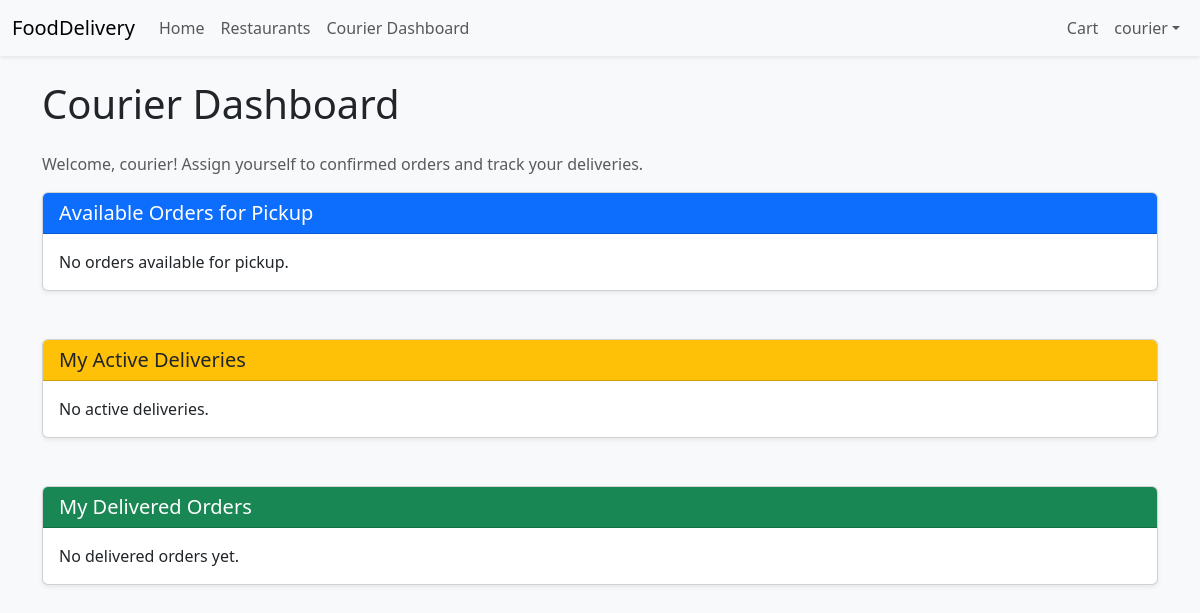
Before: /orders/courier/dashboard/ (signed in) with the older database file.
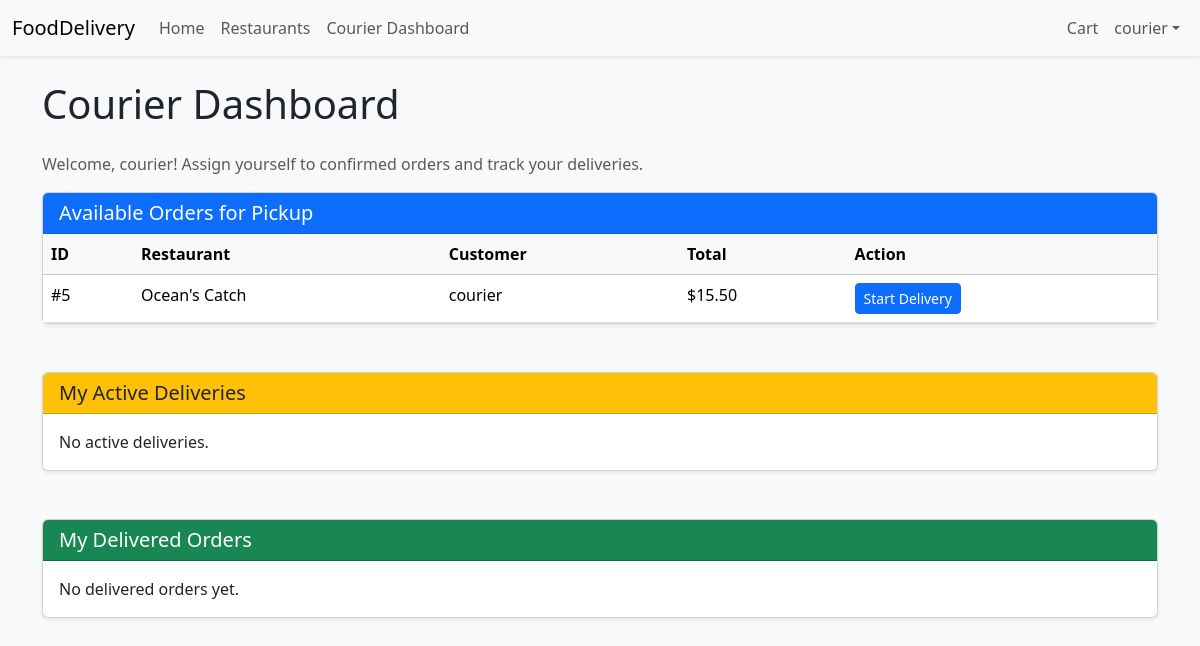
After: the same page with the newer database file.
### orders/models.py (models this page shows, shortened)
class Order(models.Model):
    STATUS_PENDING = 'pending'
    STATUS_CONFIRMED = 'confirmed'
    STATUS_PICKED_UP = 'picked_up'
    STATUS_CANCELED = 'canceled'
    STATUS_DELIVERED = 'delivered'
    STATUS_CHOICES: list[tuple[str, str]] = [
        (STATUS_PENDING, 'Pending'),
        (STATUS_CONFIRMED, 'Confirmed'),
        (STATUS_PICKED_UP, 'Picked up'),
        (STATUS_DELIVERED, 'Delivered'),
        (STATUS_CANCELED, 'Canceled'),
    ]
    user = models.ForeignKey(
        settings.AUTH_USER_MODEL,
        on_delete=models.CASCADE,
        related_name='orders',
        help_text='The customer who placed the order',
    )
    restaurant = models.ForeignKey(
        Restaurant,
        on_delete=models.CASCADE,
        related_name='orders',
        help_text='Restaurant that will fulfil the order',
    )
    courier = models.ForeignKey(
        settings.AUTH_USER_MODEL,
        on_delete=models.SET_NULL,
        related_name='deliveries',
        null=True,
        blank=True,
        help_text='Courier assigned to deliver the order',
    )
    status = models.CharField(
        max_length=20,
        choices=STATUS_CHOICES,
        default=STATUS_PENDING,
        help_text='Current status of the order',
    )
    subtotal = models.DecimalField(
        max_digits=10,
        decimal_places=2,
        default=Decimal('0.00'),
        help_text='Sum of line totals before delivery fees',
    )
    delivery_fee = models.DecimalField(
        max_digits=10,
        decimal_places=2,
        default=Decimal('0.00'),
        help_text='Delivery fee applied to the order',
    )
    total = models.DecimalField(
        max_digits=10,
        decimal_places=2,
        default=Decimal('0.00'),
        help_text='Grand total including fees',
    )
    created_at = models.DateTimeField(auto_now_add=True)
    updated_at = models.DateTimeField(auto_now=True)
    class Meta:
        ordering = ['-created_at']

### restaurants/models.py (models this page shows, shortened)
class Restaurant(models.Model):
    name = models.CharField(max_length=255)
    description = models.TextField(blank=True)
    address = models.CharField(max_length=255, blank=True)
    image = models.ImageField(upload_to='restaurants/', blank=True, null=True)
    open_hours = models.CharField(max_length=255, blank=True)
    category = models.CharField(max_length=100, blank=True)
    is_open = models.BooleanField(default=True)
    owner = models.ForeignKey(
        settings.AUTH_USER_MODEL,
        on_delete=models.CASCADE,
        related_name='owned_restaurants',
        help_text='The owner of this restaurant',
    )
    created_at = models.DateTimeField(auto_now_add=True)
    updated_at = models.DateTimeField(auto_now=True)
    class Meta:
        ordering = ['name']

### accounts/models.py (models this page shows, shortened)
class User(AbstractUser):
    ROLE_CUSTOMER = 'customer'
    ROLE_COURIER = 'courier'
    ROLE_OWNER = 'owner'
    ROLE_ADMIN = 'admin'
    ROLE_CHOICES: list[tuple[str, str]] = [
        (ROLE_CUSTOMER, 'Customer'),
        (ROLE_COURIER, 'Courier'),
        (ROLE_OWNER, 'Owner'),
        (ROLE_ADMIN, 'Administrator'),
    ]
    role = models.CharField(
        max_length=20,
        choices=ROLE_CHOICES,
        default=ROLE_CUSTOMER,
        help_text='Designates the role of the user in the platform.'
    )
    def is_courier(self) -> bool:
        return self.role == self.ROLE_COURIER
    def is_owner(self) -> bool:
        return self.role == self.ROLE_OWNER
    def is_admin(self) -> bool:
        return self.role == self.ROLE_ADMIN or self.is_superuser

### orders/views.py (the view)
# urls.py: path('courier/dashboard/', CourierDashboardView.as_view(), name='courier_dashboard'),
class CourierDashboardView(LoginRequiredMixin, View):
    template_name = 'orders/courier_dashboard.html'
    def dispatch(self, request: HttpRequest, *args, **kwargs) -> HttpResponse:
        if not request.user.is_authenticated or not request.user.is_courier():
            raise PermissionDenied('You do not have access to the courier dashboard.')
        return super().dispatch(request, *args, **kwargs)
    def get(self, request: HttpRequest) -> HttpResponse:
        available_orders = (
            Order.objects.filter(status=Order.STATUS_CONFIRMED, courier__isnull=True)
            .select_related('user', 'restaurant')
        )
        my_active_orders = (
            Order.objects.filter(courier=request.user, status__in=[Order.STATUS_CONFIRMED, Order.STATUS_PICKED_UP])
            .select_related('user', 'restaurant')
        )
        my_delivered_orders = (
            Order.objects.filter(courier=request.user, status=Order.STATUS_DELIVERED)
            .select_related('user', 'restaurant')
        )
        return render(
            request,
            self.template_name,
            {
                'available_orders': available_orders,
                'my_active_orders': my_active_orders,
                'my_delivered_orders': my_delivered_orders,
            },
        )

### core/context_processors.py (called while the page is built)
def stripe_public_key(request):
    return {
        'STRIPE_PUBLIC_KEY': getattr(settings, 'STRIPE_PUBLIC_KEY', '')
    }

### templates/orders/courier_dashboard.html (shortened to what this page needs)
{% extends 'base.html' %}
{% block content %}
<div class="container">
  <h1 class="mb-4">Courier Dashboard</h1>
  <p class="text-muted">Welcome, {{ user.username }}! Assign yourself to confirmed orders and track your deliveries.</p>
  <div class="card mb-5 shadow-sm">
    <div class="card-header bg-primary text-white">
      <h5 class="mb-0">Available Orders for Pickup</h5>
    </div>
    <div class="card-body p-0">
      {% if available_orders %}
        <div class="table-responsive">
          <table class="table mb-0">
            <thead class="table-light">
              <tr>
                <th>ID</th>
                <th>Restaurant</th>
                <th>Customer</th>
                <th>Total</th>
                <th>Action</th>
              </tr>
            </thead>
            <tbody>
              {% for order in available_orders %}
              <tr>
                <td>#{{ order.id }}</td>
                <td>{{ order.restaurant.name }}</td>
                <td>{{ order.user.username }}</td>
                <td>${{ order.total }}</td>
                <td>
                  <form method="post" action="{% url 'orders:courier_assign' order.id %}" class="d-inline">
                    <button type="submit" class="btn btn-sm btn-primary">Start Delivery</button>
                  </form>
                </td>
              </tr>
              {% endfor %}
            </tbody>
          </table>
        </div>
      {% else %}
      <p class="p-3 mb-0">No orders available for pickup.</p>
      {% endif %}
    </div>
  </div>
  <div class="card mb-5 shadow-sm">
    <div class="card-header bg-warning">
      <h5 class="mb-0">My Active Deliveries</h5>
    </div>
    <div class="card-body p-0">
      {% if my_active_orders %}
        <div class="table-responsive">
          <table class="table mb-0">
            <thead class="table-light">
              <tr>
                <th>ID</th>
                <th>Restaurant</th>
                <th>Customer</th>
                <th>Total</th>
                <th>Status</th>
                <th>Action</th>
              </tr>
            </thead>
            <tbody>
              {% for order in my_active_orders %}
              <tr>
                <td>#{{ order.id }}</td>
                <td>{{ order.restaurant.name }}</td>
                <td>{{ order.user.username }}</td>
                <td>${{ order.total }}</td>
                <td>{{ order.get_status_display }}</td>
                <td>
                  <form method="post" action="{% url 'orders:courier_complete' order.id %}" class="d-inline">
                    {% csrf_token %}
                    <button type="submit" class="btn btn-sm btn-success">Mark Delivered</button>
                  </form>
                </td>
              </tr>
              {% endfor %}
            </tbody>
          </table>
        </div>
      {% else %}
      <p class="p-3 mb-0">No active deliveries.</p>
      {% endif %}
    </div>
  </div>
  <div class="card mb-5 shadow-sm">
    <div class="card-header bg-success text-white">
      <h5 class="mb-0">My Delivered Orders</h5>
    </div>
    <div class="card-body p-0">
      {% if my_delivered_orders %}
        <div class="table-responsive">
          <table class="table mb-0">
            <thead class="table-light">
              <tr>
                <th>ID</th>
                <th>Restaurant</th>
                <th>Customer</th>
                <th>Total</th>
                <th>Delivered</th>
              </tr>
            </thead>
            <tbody>
              {% for order in my_delivered_orders %}
              <tr>
                <td>#{{ order.id }}</td>
                <td>{{ order.restaurant.name }}</td>
                <td>{{ order.user.username }}</td>
                <td>${{ order.total }}</td>
                <td>{{ order.updated_at|date:"Y-m-d H:i" }}</td>
              </tr>
              {% endfor %}
            </tbody>
          </table>
        </div>
      {% else %}
      <p class="p-3 mb-0">No delivered orders yet.</p>
      {% endif %}
    </div>
  </div>
</div>
{% endblock %}

Changed rows visible on the page:
added Order: id "5", restaurant.name "Ocean's Catch", user.username "courier", total "15.50"
Other visible differences:
text no longer shown: "No orders available for pickup."
text now shown: "ID Restaurant Customer Total Action"
